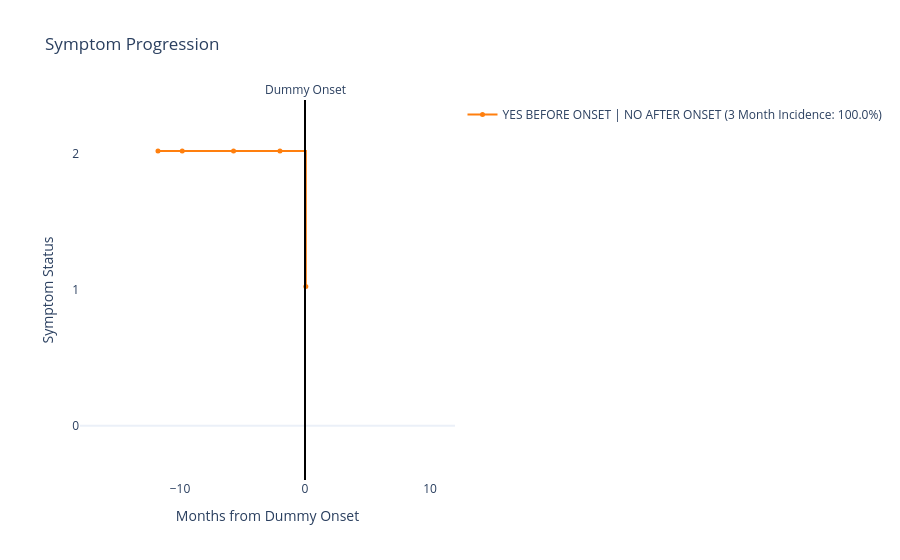

Here is the notebook cell this chart was saved with:
### Code cell
from calvin_utils.plotting_utils.date_symptom_plot import SymptomProgressionPlotter
plotter = SymptomProgressionPlotter(
        json_path="/Users/rm026/Documents/code/ReviewPyper_testing/tests/custommapper/json_evaluated/emr_strict_extraction_evaluations_mapped.json",  # must have symptoms for a patients response from review pyper
        onset_csv_path="/Users/rm026/Documents/code/ReviewPyper_testing/tests/custommapper_severity/master_list_2_w_dummy_onset.csv", # must have an onset date to register to
        symptoms=["oes this patient have difficulty walking or disturbed gait?"], # This is a list of the JSON keys to extract symptoms from
        output_dir="/Users/rm026/Documents/code/ReviewPyper_testing/tests/custommapper/plots",    
        onset_col="dummy_onset",        # From the CSV, determines 'onset' to lock each patient's trace to
        drop_unknown=True,              # This removes 'unknown' from showing up on the plot
        unknown_value=0,                # Value given to unknowns. Default is -1, but will probably be 0 for binary questions
        time_range=(-18,12), # Time window (in months) before and after onset to show 
        value_range=(0,2), # Range of y-axis values to display
        transition_threshold_months=3,  # This deteremines within how many months from onset we consider the onset causing the symptom change        
        coerce_observation_threshold=0,
    )

plotter.run()
plotter.export_csv()

### Figure 1 — Plotly figure (JSON) as saved in the notebook; plotly's stock layout.template omitted (floating-point values rounded to 4 significant figures)
{"data": [{"customdata": [["00000017", "Does this patient have difficulty walking or disturbed gait? For instance, they may mention the patient staggering, difficulties in half turn, requiring support from a wall or stick, or being entirely unable to walk on their own. If the text does not mention walking or gait, or only mentions gait changes caused by pain or injury, respond \"not mentioned\"", 2], ["00000017", "Does this patient have difficulty walking or disturbed gait? For instance, they may mention the patient staggering, difficulties in half turn, requiring support from a wall or stick, or being entirely unable to walk on their own. If the text does not mention walking or gait, or only mentions gait changes caused by pain or injury, respond \"not mentioned\"", 2], ["00000017", "Does this patient have difficulty walking or disturbed gait? For instance, they may mention the patient staggering, difficulties in half turn, requiring support from a wall or stick, or being entirely unable to walk on their own. If the text does not mention walking or gait, or only mentions gait changes caused by pain or injury, respond \"not mentioned\"", 2], ["00000017", "Does this patient have difficulty walking or disturbed gait? For instance, they may mention the patient staggering, difficulties in half turn, requiring support from a wall or stick, or being entirely unable to walk on their own. If the text does not mention walking or gait, or only mentions gait changes caused by pain or injury, respond \"not mentioned\"", 2], ["00000017", "Does this patient have difficulty walking or disturbed gait? For instance, they may mention the patient staggering, difficulties in half turn, requiring support from a wall or stick, or being entirely unable to walk on their own. If the text does not mention walking or gait, or only mentions gait changes caused by pain or injury, respond \"not mentioned\"", 1]], "hovertemplate": "MRN=%{customdata[0]}<br>Symptom=%{customdata[1]}<br>Months from onset=%{x:.2f}<br>State=%{customdata[2]}<br>Class=YES BEFORE ONSET | NO AFTER ONSET<extra></extra>", "legendgroup": "YES BEFORE ONSET | NO AFTER ONSET", "line": {"color": "#ff7f0e", "shape": "hv"}, "marker": {"color": "#ff7f0e", "size": 5}, "mode": "lines+markers", "name": "YES BEFORE ONSET | NO AFTER ONSET\n(3 Month Incidence: 100.0%)", "showlegend": true, "type": "scatter", "x": [-11.76, -9.823, -5.716, -2.004, 0.0657], "y": [2.025, 2.025, 2.025, 2.025, 1.025]}], "layout": {"annotations": [{"showarrow": false, "text": "Dummy Onset", "x": 0, "xanchor": "center", "xref": "x", "y": 1, "yanchor": "bottom", "yref": "y domain"}], "hovermode": "closest", "legend": {"bgcolor": "rgba(255, 255, 255, 0.9)", "x": 1.02, "xanchor": "left", "xref": "paper", "y": 1, "yanchor": "top", "yref": "paper"}, "shapes": [{"line": {"color": "black", "width": 2}, "type": "line", "x0": 0, "x1": 0, "xref": "x", "y0": 0, "y1": 1, "yref": "y domain"}], "showlegend": true, "title": {"text": "Symptom Progression"}, "xaxis": {"range": [-18, 12], "showgrid": false, "title": {"text": "Months from Dummy Onset"}, "zeroline": false}, "yaxis": {"range": [-0.4, 2.4], "showgrid": false, "tickmode": "array", "tickvals": [0, 1, 2], "title": {"text": "Symptom Status"}}}}
